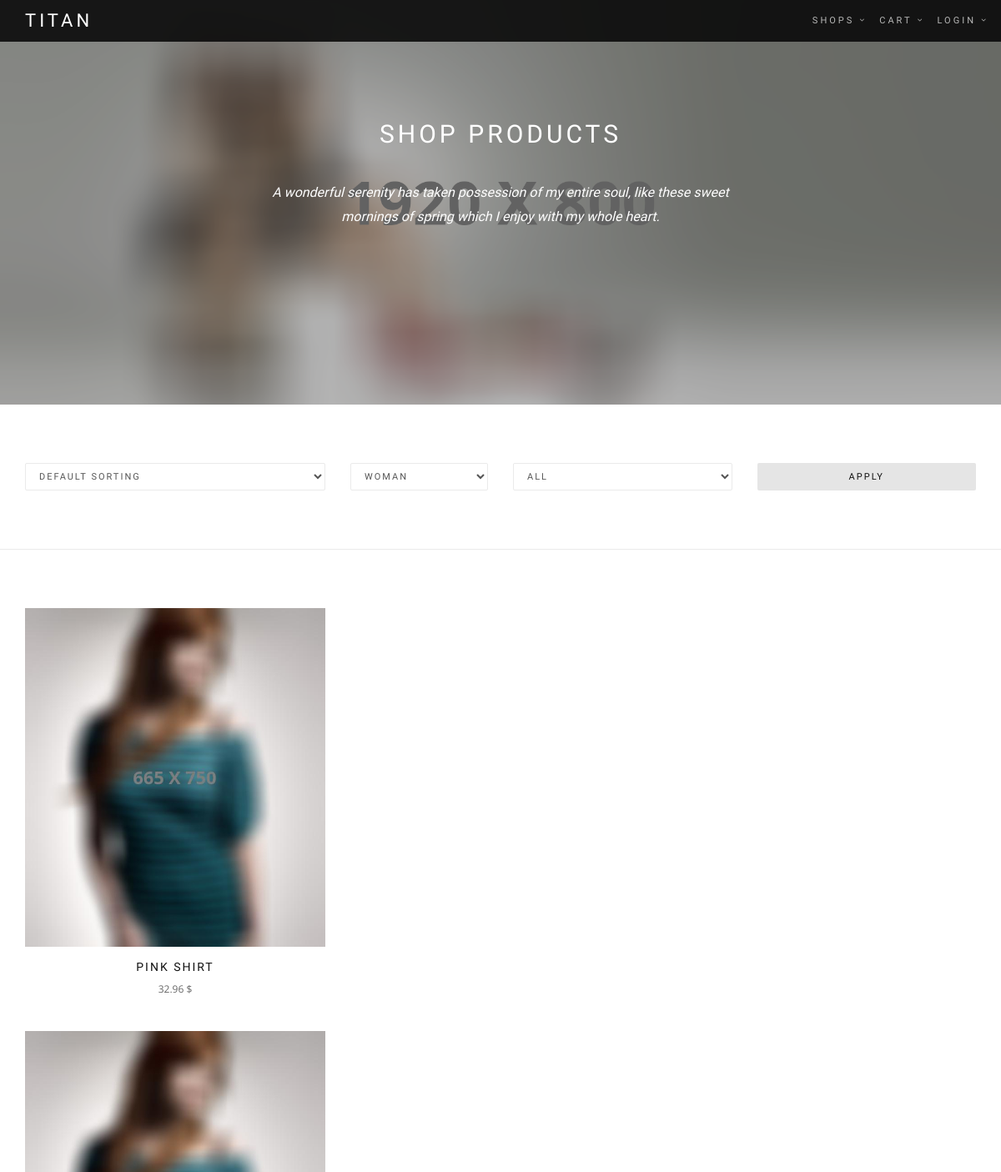
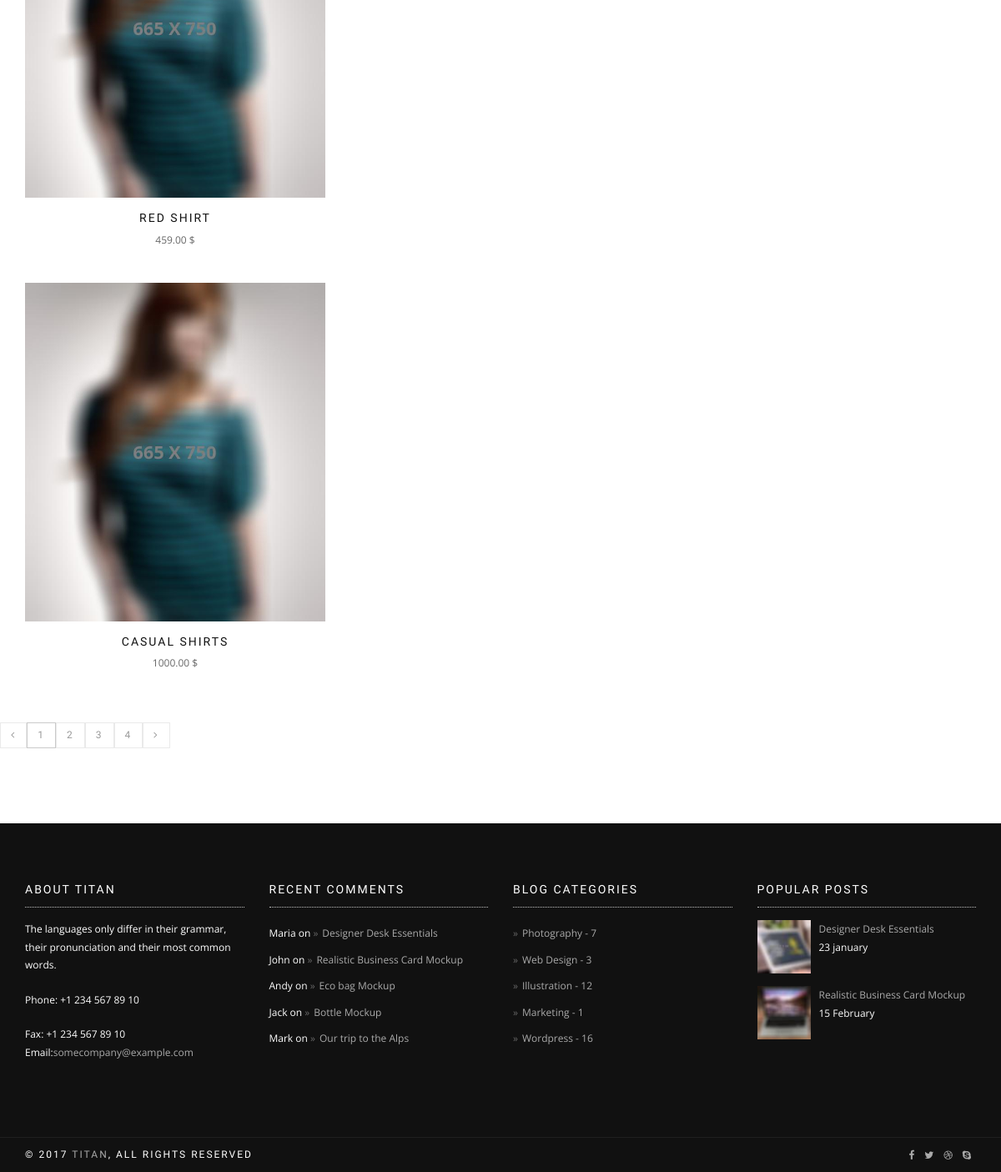
The app's page /products/, older data (2 pictures, top to bottom).
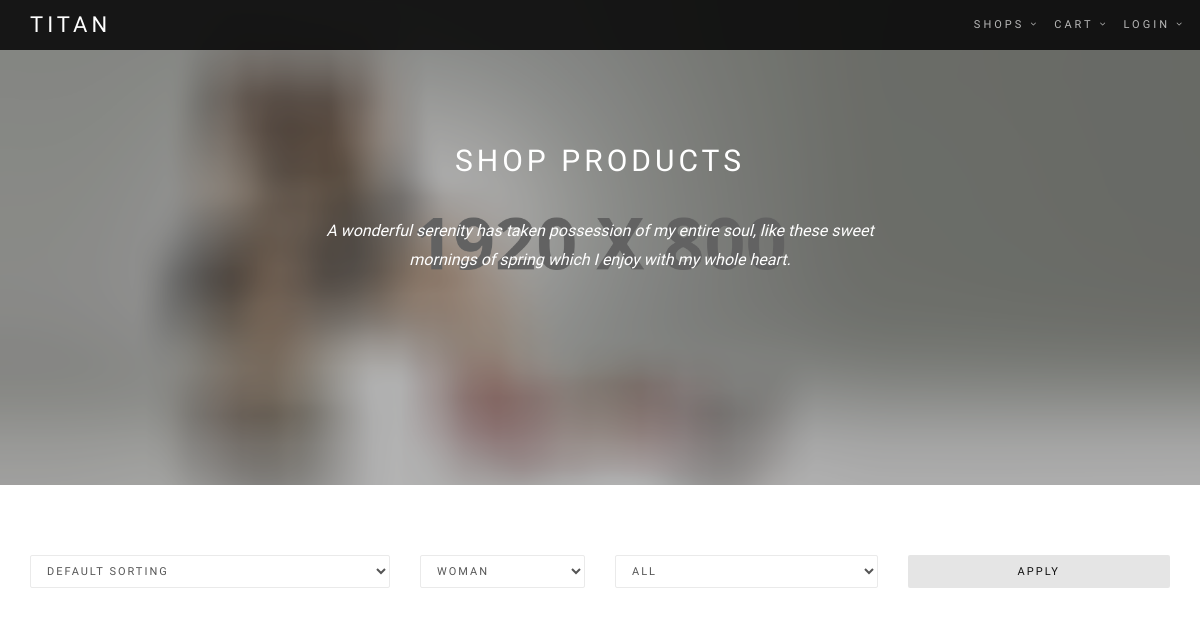
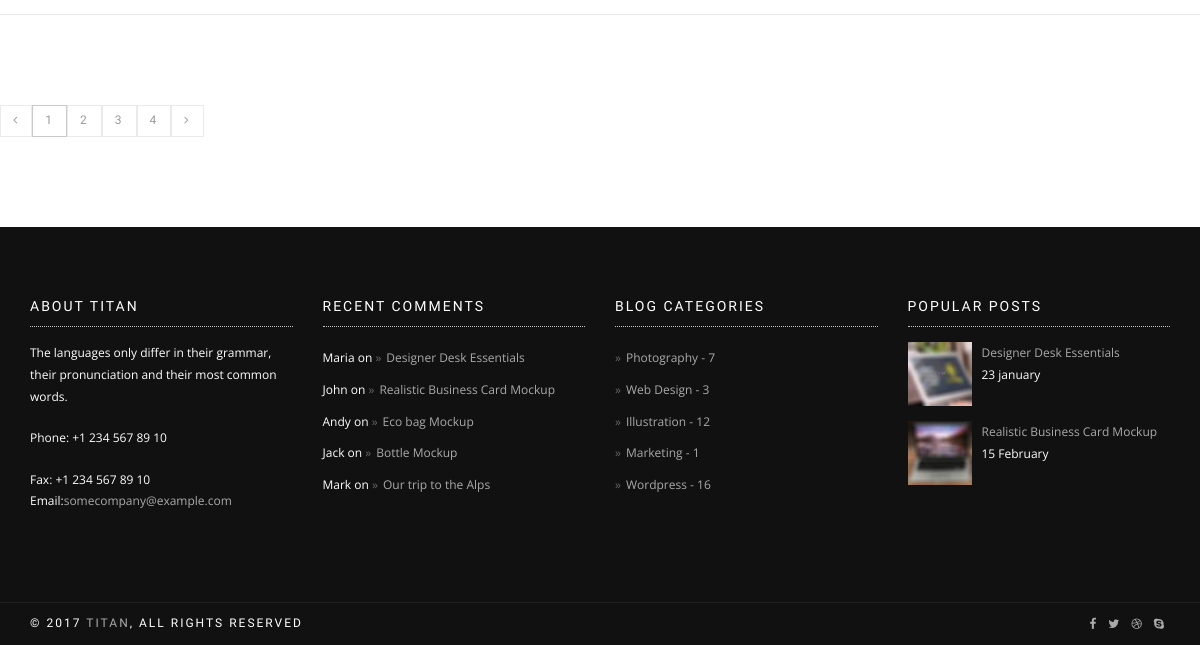
The same page, newer data (2 pictures, top to bottom).
### ecommerce/models.py (models this page shows)
class Product(models.Model):
    created_at = models.DateTimeField(auto_now_add=True)
    product_name = models.CharField(max_length=255)
    description = models.TextField(default='')
    quantity_per_unit = models.IntegerField()
    price = models.DecimalField(max_digits=8, decimal_places=2)
    composition_id = models.ForeignKey(Composition, on_delete=models.CASCADE)
    size_id = models.ForeignKey(Size, on_delete=models.CASCADE)
    color_id = models.ForeignKey(Color, on_delete=models.CASCADE)
    brand_id = models.ForeignKey(Brand, on_delete=models.CASCADE)

### ecommerce/views.py (the view)
# urls.py: path('products/', views.ProductListView.as_view(), name='product-list'),
class ProductListView(ListView):
    model = models.Product
    template_name = "ecommerce/shop_product_col_3.html"

### ecommerce/templates/ecommerce/shop_product_col_3.html (shortened to what this page needs)
{% extends "ecommerce/base.html" %}
{% load static %}
{% block content %}
      <div class="main">
        <section class="module bg-dark-60 shop-page-header" data-background="static/images/shop/product-page-bg.jpg">
          <div class="container">
            <div class="row">
              <div class="col-sm-6 col-sm-offset-3">
                <h2 class="module-title font-alt">Shop Products</h2>
                <div class="module-subtitle font-serif">A wonderful serenity has taken possession of my entire soul, like these sweet mornings of spring which I enjoy with my whole heart.</div>
              </div>
            </div>
          </div>
        </section>
        <section class="module-small">
          <div class="container">
            <form class="row">
              <div class="col-sm-4 mb-sm-20">
                <select class="form-control">
                  <option selected="selected">Default Sorting</option>
                </select>
              </div>
              <div class="col-sm-2 mb-sm-20">
                <select class="form-control">
                  <option selected="selected">Woman</option>
                </select>
              </div>
              <div class="col-sm-3 mb-sm-20">
                <select class="form-control">
                  <option selected="selected">All</option>
                </select>
              </div>
              <div class="col-sm-3">
                <button class="btn btn-block btn-round btn-g" type="submit">Apply</button>
              </div>
            </form>
          </div>
        </section>
        <hr class="divider-w">
        <section class="module-small">
          <div class="container">
            {% for product in product_list %}
            <div class="row multi-columns-row">
              <div class="col-sm-6 col-md-4 col-lg-4">
                <div class="shop-item">
                  <div class="shop-item-image"><img src="{% static 'images/shop/product-7.jpg' %}" alt="Accessories Pack"/>
                  </div>
                  <h4 class="shop-item-title font-alt"><a href="{% url 'product-detail' product.pk %}">{{ product.product_name }}</a></h4>{{ product.price }} $
                </div>
              </div>
              </div>
            {% endfor %}
            </div>
            <div class="row">
              <div class="col-sm-12">
                <div class="pagination font-alt"><a href="#"><i class="fa fa-angle-left"></i></a><a class="active" href="#">1</a><a href="#">2</a><a href="#">3</a><a href="#">4</a><a href="#"><i class="fa fa-angle-right"></i></a></div>
              </div>
            </div>
        </section>
        <div class="module-small bg-dark">
          <div class="container">
            <div class="row">
              <div class="col-sm-3">
                <div class="widget">
                  <h5 class="widget-title font-alt">About Titan</h5>
                  <p>The languages only differ in their grammar, their pronunciation and their most common words.</p>
                  <p>Phone: +1 234 567 89 10</p>Fax: +1 234 567 89 10
                  <p>Email:<a href="#">somecompany@example.com</a></p>
                </div>
              </div>
              <div class="col-sm-3">
                <div class="widget">
                  <h5 class="widget-title font-alt">Recent Comments</h5>
                  <ul class="icon-list">
                    <li>Maria on <a href="#">Designer Desk Essentials</a></li>
                    <li>John on <a href="#">Realistic Business Card Mockup</a></li>
                    <li>Andy on <a href="#">Eco bag Mockup</a></li>
                    <li>Jack on <a href="#">Bottle Mockup</a></li>
                    <li>Mark on <a href="#">Our trip to the Alps</a></li>
                  </ul>
                </div>
              </div>
              <div class="col-sm-3">
                <div class="widget">
                  <h5 class="widget-title font-alt">Blog Categories</h5>
                  <ul class="icon-list">
                    <li><a href="#">Photography - 7</a></li>
                    <li><a href="#">Web Design - 3</a></li>
                    <li><a href="#">Illustration - 12</a></li>
                    <li><a href="#">Marketing - 1</a></li>
                    <li><a href="#">Wordpress - 16</a></li>
                  </ul>
                </div>
              </div>
              <div class="col-sm-3">
                <div class="widget">
                  <h5 class="widget-title font-alt">Popular Posts</h5>
                  <ul class="widget-posts">
                    <li class="clearfix">
                      <div class="widget-posts-image"><a href="#"><img src="static/images/rp-1.jpg" alt="Post Thumbnail"/></a></div>
                      <div class="widget-posts-body">
                        <div class="widget-posts-title"><a href="#">Designer Desk Essentials</a></div>
                        <div class="widget-posts-meta">23 january</div>
                      </div>
                    </li>
                    <li class="clearfix">
                      <div class="widget-posts-image"><a href="#"><img src="static/images/rp-2.jpg" alt="Post Thumbnail"/></a></div>
                      <div class="widget-posts-body">
                        <div class="widget-posts-title"><a href="#">Realistic Business Card Mockup</a></div>
                        <div class="widget-posts-meta">15 February</div>
                      </div>
                    </li>
                  </ul>
                </div>
              </div>
            </div>
          </div>
        </div>
        <footer class="footer bg-dark">
          <div class="container">
            <div class="row">
              <div class="col-sm-6">
                <p class="copyright font-alt">&copy; 2017&nbsp;<a href="index.html">TitaN</a>, All Rights Reserved</p>
              </div>
              <div class="col-sm-6">
                <div class="footer-social-links"><a href="#"><i class="fa fa-facebook"></i></a><a href="#"><i class="fa fa-twitter"></i></a><a href="#"><i class="fa fa-dribbble"></i></a><a href="#"><i class="fa fa-skype"></i></a>
                </div>
              </div>
            </div>
          </div>
        </footer>
      </div>
{% endblock %}

### ecommerce/templates/ecommerce/base.html (shortened to what this page needs)
<!DOCTYPE html>
{% include "ecommerce/base_header.html" %}
{% load static %}
<html lang="en-US" dir="ltr" xmlns="http://www.w3.org/1999/html">
<head>
    <link href="{% static 'lib/bootstrap/dist/css/bootstrap.min.css' %}" rel="stylesheet">
    <link href="{% static 'lib/animate.css/animate.css' %}" rel="stylesheet">
    <link href="{% static 'lib/components-font-awesome/css/font-awesome.min.css' %}" rel="stylesheet">
    <link href="{% static 'lib/et-line-font/et-line-font.css' %}" rel="stylesheet">
    <link href="{% static 'lib/flexslider/flexslider.css' %}" rel="stylesheet">
    <link href="{% static 'lib/owl.carousel/dist/assets/owl.carousel.min.css' %}" rel="stylesheet">
    <link href="{% static 'lib/owl.carousel/dist/assets/owl.theme.default.min.css' %}" rel="stylesheet">
    <link href="{% static 'lib/magnific-popup/dist/magnific-popup.css' %}" rel="stylesheet">
    <link href="{% static 'lib/simple-text-rotator/simpletextrotator.css' %}" rel="stylesheet">
    <link href="{% static 'css/style.css' %}" rel="stylesheet">
    <link id="color-scheme" href="{% static 'css/colors/default.css' %}" rel="stylesheet">
  </head>
<body data-spy="scroll" data-target=".onpage-navigation" data-offset="60">
{% block content %} {% endblock %}
</body>
</html>

### ecommerce/templates/ecommerce/base_header.html (shortened to what this page needs)
<main>
<nav class="navbar navbar-custom navbar-fixed-top" role="navigation">
        <div class="container">
          <div class="navbar-header">
            <a class="navbar-brand" href="index.html">Titan</a>
          </div>
          <div class="collapse navbar-collapse" id="custom-collapse">
            <ul class="nav navbar-nav navbar-right">
            <li class="dropdown"><a class="dropdown-toggle" href="{% url 'product-list' %}" data-toggle="dropdown">Shops</a>
            <li class="dropdown"><a class="dropdown-toggle" href="" data-toggle="dropdown">Cart</a>
              {% if user.is_authenticated %}
                <li class="dropdown"><a class="dropdown-toggle" href="{% url 'logout' %}" data-toggle="dropdown">Logout</a>
                <ul class="dropdown-menu">
                </ul>
              {% else %}
                <li class="dropdown"><a class="dropdown-toggle" href="{% url 'login' %}" data-toggle="dropdown">Login</a>
              {% endif %}
            </li>
            </ul>
          </div>
        </div>
      </nav>
    </main>

### ecommerce/static/css/style.css (style rules this page uses)
html { overflow-y: scroll; overflow-x: hidden; -ms-overflow-style: scrollbar; }
body { background: #fff; font: 400 12px/1.8 "Open Sans", sans-serif; color: #666; -webkit-font-smoothing: antialiased; }
img { max-width: 100%; height: auto; }
a, .btn { transition: all 0.125s ease-in-out 0s; }
.btn, .well, .panel, .progress, .form-control, .form-control:hover, .form-control:focus, .navbar-custom .dropdown-menu { box-shadow: none; }
.well, .label, .alert, .progress, .form-control, .modal-content, .panel-heading, .panel-group .panel, .nav-tabs > li > a, .nav-pills > li > a { border-radius: 2px; }
.main { position: relative; background-color: #fff; z-index: 1; }
.module, .module-small { position: relative; padding: 140px 0; background-repeat: no-repeat; background-position: 50% 50%; background-size: cover; }
.module-small { padding: 70px 0; }
.divider-w { border-top: 1px solid #eaeaea; margin: 0; }
.bg-dark, .bg-dark-30, .bg-dark-60, .bg-dark-90, .bg-dark .module-title, .bg-dark-30 .module-title, .bg-dark-60 .module-title, .bg-dark-90 .module-title, .bg-dark .module-subtitle, .bg-dark-30 .module-subtitle, .bg-dark-60 .module-subtitle, .bg-dark-90 .module-subtitle, .bg-dark .alt-module-subtitle h5, .bg-dark-30 .alt-module-subtitle h5, .bg-dark-60 .alt-module-subtitle h5, .bg-dark-90 .alt-module-subtitle h5 { color: #fff; }
.bg-dark { background: #111; }
.bg-dark-60:before { position: absolute; background: rgba(34, 34, 34, 0.8); content: " "; height: 100%; width: 100%; left: 0; top: 0; }
.btn { border-radius: 0; font-family: "Roboto Condensed", sans-serif; text-transform: uppercase; letter-spacing: 2px; font-size: 11px; padding: 8px 37px; }
.btn.btn-round { border-radius: 2px; }
.btn.btn-g { background: #e5e5e5; color: #111; }
.form-control { font-family: "Roboto Condensed", sans-serif; text-transform: uppercase; letter-spacing: 2px; font-size: 11px; height: 33px; border: 1px solid #EAEAEA; border-radius: 2px; transition: all 0.4s ease-in-out 0s; }
a { color: #111; }
.bg-dark a { color: #aaa; }
h1, h2, h3, h4, h5, h6 { line-height: 1.4; font-weight: 400; }
p, ol, ul, blockquote { margin: 0 0 20px; }
.font-alt { font-family: "Roboto Condensed", sans-serif; text-transform: uppercase; letter-spacing: 2px; }
.font-serif { font-family: Volkhov, "Times New Roman", sans-serif; font-style: italic; }
.module-title { position: relative; letter-spacing: 4px; text-align: center; font-weight: 400; font-size: 30px; color: #111; margin: 0 0 70px; }
.module-subtitle { text-align: center; font-size: 16px; color: #111; margin-bottom: 70px; }
.module-title + .module-subtitle { margin-top: -35px; }
.navbar-custom { background-color: rgba(10, 10, 10, 0.9); border: 0; border-radius: 0; z-index: 1000; font-family: "Roboto Condensed", sans-serif; text-transform: uppercase; letter-spacing: 3px; font-size: 11px; transition: background, padding 0.4s ease-in-out 0s; }
.navbar a { transition: color 0.125s ease-in-out 0s; }
.navbar-custom .navbar-brand { letter-spacing: 4px; font-weight: 400; font-size: 22px; color: #fff; }
.navbar-custom .nav li > a { position: relative; color: rgba(255, 255, 255, 0.7); }
.navbar-custom .dropdown-toggle:after { position: absolute; display: block; right: 0; top: 50%; margin-top: -6px; font: normal normal normal 14px/1 FontAwesome; font-size: 9px; content: "\f107"; text-rendering: auto; -webkit-font-smoothing: antialiased; -moz-osx-font-smoothing: grayscale; }
.shop-page-header:before { background: rgba(34, 34, 34, 0.3); }
.footer { padding: 10px 0; }
.footer .copyright { margin: 0; }
.footer .footer-social-links { text-align: right; }
.footer .footer-social-links a { display: inline-block; padding: 0 6px; }
.pagination a { border: 1px solid #eaeaea; display: inline-block; text-transform: uppercase; text-align: center; color: #999; padding: 4px 12px; }
.pagination a.active { border-color: #CACACA; }
.widget .widget-title { border-bottom: 1px dotted #c2c2c2; font-size: 14px; padding: 0 0 10px; margin: 0 0 15px; }
.widget ul { list-style: none; padding: 0; margin: 0; }
.widget .icon-list li { padding: 5px 0; }
.widget .icon-list li a:before { content: "\00BB"; color: #666666; padding-right: 5px; }
.widget-posts li { margin: 0 0 15px; }
.widget-posts li:last-child { margin: 0; }
.widget-posts-image { float: left; width: 64px; }
.widget-posts-body { margin-left: 74px; }

Row changes from the older to the newer data that the page shows:
removed Product: product_name "PINK SHIRT", price "32.96"
removed Product: product_name "RED SHIRT", price "459.00"
removed Product: product_name "CASUAL SHIRTS", price "1000.00"
